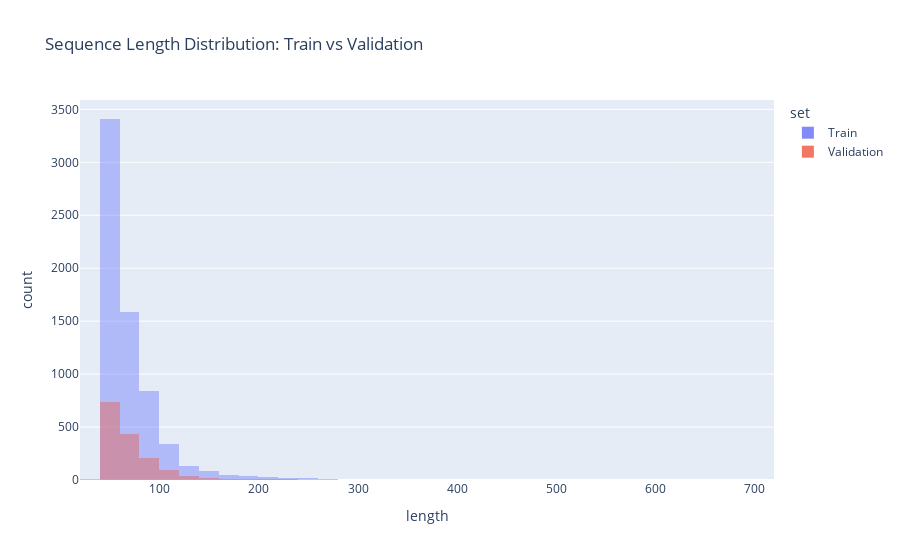

This figure's notebook cell:
### Markdown cell above
Second(to avoid always look at the first one) Train/validation split sequences lengths comparaison.

### Code cell
def get_set_sequences_lengths(set:DF, name:str) -> DF:
    return (
        set
        .groupby("sequence_id", observed=True)
        .size()
        .reset_index(name="length")
        .assign(set=name)
    )

full_se_lengths = pd.concat((
    get_set_sequences_lengths(folds[2][0], "Train"),
    get_set_sequences_lengths(folds[2][1], "Validation"),
))

fig = px.histogram(
    full_se_lengths,
    x="length",
    color="set",
    barmode="overlay",  # or 'group' if you want side-by-side bars
    nbins=50,           # adjust bin size if needed
    title="Sequence Length Distribution: Train vs Validation"
)

fig.update_traces(opacity=0.8)  # better visibility with overlay
fig.show()

### Figure 1 — Plotly figure (JSON) as saved in the notebook; plotly's stock layout.template omitted (floating-point values rounded to 4 significant figures; data arrays with more than 128 entries replaced by an {"elided": "..."} marker saying what was removed)
{"data": [{"bingroup": "x", "hovertemplate": "set=Train<br>length=%{x}<br>count=%{y}<extra></extra>", "legendgroup": "Train", "marker": {"color": "#636efa", "opacity": 0.5, "pattern": {"shape": ""}}, "name": "Train", "nbinsx": 50, "opacity": 0.8, "orientation": "v", "showlegend": true, "type": "histogram", "x": {"elided": "6570 int values"}, "xaxis": "x", "yaxis": "y"}, {"bingroup": "x", "hovertemplate": "set=Validation<br>length=%{x}<br>count=%{y}<extra></extra>", "legendgroup": "Validation", "marker": {"color": "#EF553B", "opacity": 0.5, "pattern": {"shape": ""}}, "name": "Validation", "nbinsx": 50, "opacity": 0.8, "orientation": "v", "showlegend": true, "type": "histogram", "x": {"elided": "1581 int values"}, "xaxis": "x", "yaxis": "y"}], "layout": {"barmode": "overlay", "legend": {"title": {"text": "set"}, "tracegroupgap": 0}, "title": {"text": "Sequence Length Distribution: Train vs Validation"}, "xaxis": {"anchor": "y", "domain": [0, 1], "title": {"text": "length"}}, "yaxis": {"anchor": "x", "domain": [0, 1], "title": {"text": "count"}}}}
